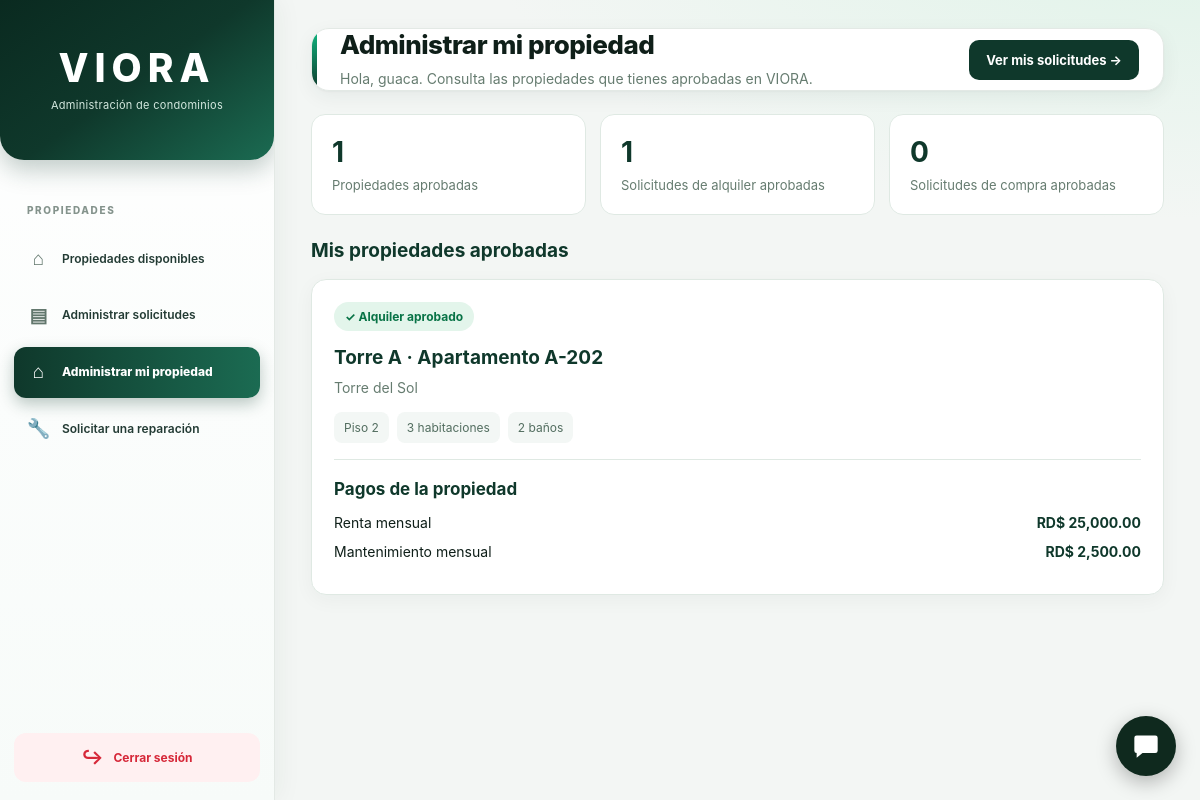
The page /Viora/mantenimientos/administrar_propiedad.php (signed in) on the database its author committed.
### tables this page shows
CREATE TABLE `persona` (
  `id_personas` bigint(20) NOT NULL,
  `nombres` varchar(100) NOT NULL,
  `apellidos` varchar(100) NOT NULL,
  `cedula` varchar(20) DEFAULT NULL,
  `correo` varchar(120) DEFAULT NULL,
  `telefono` varchar(40) DEFAULT NULL,
  `direccion` varchar(255) DEFAULT NULL,
  `fecha_registro` timestamp NOT NULL DEFAULT current_timestamp(),
  `activo` tinyint(1) DEFAULT 1
);

CREATE TABLE `solicitud_propiedad` (
  `id_solicitudes` bigint(20) NOT NULL,
  `persona_id` bigint(20) NOT NULL,
  `apartamento_id` bigint(20) NOT NULL,
  `tipo_operacion` enum('Alquiler','Venta') NOT NULL,
  `observaciones` text DEFAULT NULL,
  `estado` enum('Pendiente','En revision','Aprobada','Rechazada','Cancelada') DEFAULT 'Pendiente',
  `fecha_solicitud` timestamp NOT NULL DEFAULT current_timestamp(),
  `activo` tinyint(1) DEFAULT 1
);

CREATE TABLE `edificio` (
  `id_edificios` bigint(20) NOT NULL,
  `condominio_id` bigint(20) NOT NULL,
  `nombre` varchar(100) NOT NULL,
  `cantidad_pisos` int(11) DEFAULT NULL,
  `estado` varchar(30) DEFAULT 'Activo',
  `activo` tinyint(1) DEFAULT 1
);

CREATE TABLE `apartamento` (
  `id_apartamentos` bigint(20) NOT NULL,
  `edificio_id` bigint(20) NOT NULL,
  `numero` varchar(20) NOT NULL,
  `piso` int(11) DEFAULT NULL,
  `habitaciones` int(11) DEFAULT NULL,
  `banos` int(11) DEFAULT NULL,
  `metros_cuadrados` decimal(10,2) DEFAULT NULL,
  `descripcion` text DEFAULT NULL,
  `estado` varchar(30) DEFAULT 'Disponible',
  `activo` tinyint(1) DEFAULT 1,
  `imagen` varchar(255) DEFAULT NULL,
  `precio_alquiler` decimal(12,2) DEFAULT NULL,
  `disponible` tinyint(1) DEFAULT 1,
  `tipo_operacion` enum('Alquiler','Venta','Ambos') NOT NULL DEFAULT 'Alquiler',
  `precio_venta` decimal(14,2) DEFAULT NULL
);

CREATE TABLE `condominio` (
  `id_condominios` bigint(20) NOT NULL,
  `nombre` varchar(100) NOT NULL,
  `descripcion` text DEFAULT NULL,
  `direccion` varchar(255) NOT NULL,
  `ciudad` varchar(100) DEFAULT NULL,
  `provincia` varchar(100) DEFAULT NULL,
  `estado` varchar(30) DEFAULT 'Activo',
  `activo` tinyint(1) DEFAULT 1
);

### Viora/mantenimientos/administrar_propiedad.php (the view, shortened to what this page needs)
<?php
require_once __DIR__ . '/../conf/conexion.php';
function h($valor) {
    return htmlspecialchars((string)($valor ?? ''), ENT_QUOTES, 'UTF-8');
}
$idUsuario = (int)($_SESSION['id_usuarios'] ?? $_SESSION['id_usuario'] ?? 0);
try {
    if ($idUsuario > 0) {
        $stmt = $conexion->prepare("SELECT p.id_personas, p.nombres, p.apellidos, r.nombre AS rol_real
            FROM usuario u
            INNER JOIN persona p ON p.id_personas = u.persona_id
            INNER JOIN role r ON r.id_roles = u.id_rol
            WHERE u.id_usuarios = ? AND u.activo = 1 AND p.activo = 1 LIMIT 1");
        $stmt->bind_param('i', $idUsuario);
    }
    $stmt->execute();
    $cliente = $stmt->get_result()->fetch_assoc();
    $idPersona = (int)$cliente['id_personas'];
    $stmt = $conexion->prepare("SELECT
            sp.id_solicitudes,
            sp.apartamento_id,
            sp.tipo_operacion,
            sp.fecha_solicitud,
            a.numero,
            a.piso,
            a.habitaciones,
            a.banos,
            a.precio_alquiler,
            (SELECT ct.monto_mantenimiento
             FROM contrato ct
             WHERE ct.solicitud_id = sp.id_solicitudes
               AND ct.apartamento_id = sp.apartamento_id
               AND ct.persona_id = sp.persona_id
               AND ct.tipo_operacion = sp.tipo_operacion
               AND ct.activo = 1
               AND ct.estado = 'Activo'
             ORDER BY ct.id_contratos DESC
             LIMIT 1) AS cuota_mantenimiento,
            e.nombre AS edificio,
            c.nombre AS condominio
        FROM solicitud_propiedad sp
        INNER JOIN apartamento a ON a.id_apartamentos = sp.apartamento_id
        INNER JOIN edificio e ON e.id_edificios = a.edificio_id
        INNER JOIN condominio c ON c.id_condominios = e.condominio_id
        WHERE sp.persona_id = ?
          AND sp.estado = 'Aprobada'
          AND sp.activo = 1
        ORDER BY sp.fecha_solicitud DESC, sp.id_solicitudes DESC");
    $stmt->bind_param('i', $idPersona);
    $stmt->execute();
    $propiedades = $stmt->get_result()->fetch_all(MYSQLI_ASSOC);
} catch (Throwable $error) {
    error_log('VIORA administrar_propiedad: ' . $error->getMessage());
    http_response_code(500);
    exit('No se pudieron consultar tus propiedades. Revisa el registro de errores de PHP.');
}
$totalAlquileres = 0;
$totalCompras = 0;
foreach ($propiedades as $propiedad) {
    if ($propiedad['tipo_operacion'] === 'Alquiler') {
        $totalAlquileres++;
    } else {
        $totalCompras++;
    }
}
?>
<!DOCTYPE html>
<html lang="es">
<head>
    <link rel="stylesheet" href="../estilos/styleP.css?v=12">
</head>
<body>
<div class="diseño">
    <?php $menuActivo = 'administrar_propiedad'; include __DIR__ . '/menu_lateral.php'; ?>
    <main class="propiedad-contenido">
        <header class="propiedad-cabecera">
            <div>
                <h1>Administrar mi propiedad</h1>
                <p class="propiedad-subtitulo">Hola, <?= h($cliente['nombres']) ?>. Consulta las propiedades que tienes aprobadas en VIORA.</p>
            </div>
            <a class="propiedad-enlace" href="administrar_solicitudes.php">Ver mis solicitudes →</a>
        </header>
        <section class="propiedad-resumen" aria-label="Resumen de propiedades">
            <div class="propiedad-indicador"><strong><?= count($propiedades) ?></strong><span>Propiedades aprobadas</span></div>
            <div class="propiedad-indicador"><strong><?= $totalAlquileres ?></strong><span>Solicitudes de alquiler aprobadas</span></div>
            <div class="propiedad-indicador"><strong><?= $totalCompras ?></strong><span>Solicitudes de compra aprobadas</span></div>
        </section>
        <h2 class="propiedad-seccion">Mis propiedades aprobadas</h2>
        <?php if (!$propiedades): ?>
            <div class="propiedad-vacio">Todavía no tienes propiedades aprobadas. <a href="catalogo.php">Explorar propiedades disponibles</a>.</div>
        <?php else: ?>
            <section class="propiedad-tarjetas" aria-label="Listado de propiedades aprobadas">
                <?php foreach ($propiedades as $p): ?>
                    <article class="propiedad-tarjeta">
                        <span class="propiedad-etiqueta">✓ <?= $p['tipo_operacion'] === 'Alquiler' ? 'Alquiler aprobado' : 'Compra aprobada' ?></span>
                        <h2><?= h($p['edificio']) ?> · Apartamento <?= h($p['numero']) ?></h2>
                        <p class="propiedad-ubicacion"><?= h($p['condominio']) ?></p>
                        <div class="propiedad-detalles">
                            <?php if ($p['piso'] !== null): ?><span>Piso <?= h($p['piso']) ?></span><?php endif; ?>
                            <?php if ($p['habitaciones'] !== null): ?><span><?= h($p['habitaciones']) ?> habitaciones</span><?php endif; ?>
                            <?php if ($p['banos'] !== null): ?><span><?= h($p['banos']) ?> baños</span><?php endif; ?>
                        </div>
                        <?php if ($p['tipo_operacion'] === 'Alquiler'): ?>
                            <div class="propiedad-pagos">
                                <h3>Pagos de la propiedad</h3>
                                <div class="propiedad-fila"><span>Renta mensual</span><strong><?= $p['precio_alquiler'] === null ? 'Por definir' : 'RD$ ' . number_format((float)$p['precio_alquiler'], 2) ?></strong></div>
                                <div class="propiedad-fila"><span>Mantenimiento mensual</span><strong><?= ($p['cuota_mantenimiento'] === null || (float)$p['cuota_mantenimiento'] <= 0) ? 'Por definir' : 'RD$ ' . number_format((float)$p['cuota_mantenimiento'], 2) ?></strong></div>
                            </div>
                        <?php endif; ?>
                    </article>
                <?php endforeach; ?>
            </section>
        <?php endif; ?>
    </main>
</div>
</body>
</html>

### Viora/estilos/styleP.css (style rules this page uses)
:root { --fondo: #f4f5f7; --panel: #ffffff; --texto: #111827; --tenue: #6b7280; --borde: #e5e7eb; --sombra: 0 4px 20px rgba(0, 0, 0, .04); --lateral-fondo: #ffffff; --lateral-texto: #374151; --lateral-hover: #f3f4f6; --lateral-activo: #0f291e; --lateral-activo-texto: #ffffff; --color-primario: #0f291e; --verde-esmeralda: #10b981; }
*, *::before, *::after { box-sizing: border-box; }
html, body { height: 100%; margin: 0; padding: 0; }
body { font-family: -apple-system, BlinkMacSystemFont, "Segoe UI", Roboto, Helvetica, Arial, sans-serif; color: var(--texto); background: var(--fondo); -webkit-font-smoothing: antialiased; }
.diseño { display: flex; min-height: 100vh; }
:root { --viora-verde: #0F382B; --viora-verde-hover: #185743; --viora-verde-claro: #E3F4EC; --viora-texto: #233B34; --viora-gris: #84938C; --viora-borde: #E7EDE9; }
.diseño { display: flex; min-height: 100vh; width: 100%; }

### Viora/estilos/moderno.css (style rules this page uses)
:root { --m-bg: #f3f6f4; --m-panel: #ffffff; --m-texto: #0f1f19; --m-tenue: #66756e; --m-borde: #e3e9e5; --m-primario: #0f382b; --m-primario-2: #185743; --m-acento: #10b981; --m-radio: 14px; --m-sombra: 0 1px 2px rgba(15, 56, 43, .04), 0 6px 20px rgba(15, 56, 43, .06); --m-sombra-h: 0 2px 4px rgba(15, 56, 43, .06), 0 14px 32px rgba(15, 56, 43, .12); --fondo: var(--m-bg); --borde: var(--m-borde); --sombra: var(--m-sombra); }
body { font-family: "Inter", "Segoe UI", system-ui, -apple-system, Roboto, Helvetica, Arial, sans-serif; background: radial-gradient(1200px 500px at 100% -10%, #dff3e8 0%, transparent 60%), var(--m-bg); background-attachment: fixed; color: var(--m-texto); }
.diseño main { padding: 28px 36px; animation: m-entrada .35s ease both; }
.diseño main > header, .contenido__superior { padding-left: 28px; padding-right: 24px; background: var(--m-panel); border: 1px solid var(--m-borde); border-radius: 18px; box-shadow: var(--m-sombra); position: relative; overflow: hidden; }
.diseño main > header::before, .contenido__superior::before { content: ""; position: absolute; inset: 0 auto 0 0; width: 5px; background: linear-gradient(180deg, var(--m-acento), var(--m-primario)); }
.diseño main h1, .diseño main .titulo { letter-spacing: -.5px; font-weight: 800; color: var(--m-texto); }
.tarjeta, .panel-grafico, .diseño main section, .diseño main [class*="panel"], .diseño main [class*="card"], .diseño main [class*="resumen"] > div { border-radius: var(--m-radio); }

### rows shown on the page
persona: nombres "guaca"
solicitud_propiedad: tipo_operacion "Alquiler aprobado", edificio.nombre "Torre A", apartamento.numero "A-202", condominio.nombre "Torre del Sol", apartamento.piso "2", apartamento.habitaciones "3", apartamento.banos "2", apartamento.precio_alquiler "25,000.00", cuota_mantenimiento "2,500.00"

### other values the page prints
count($propiedades) "1"
$totalAlquileres "1"
$totalCompras "0"
